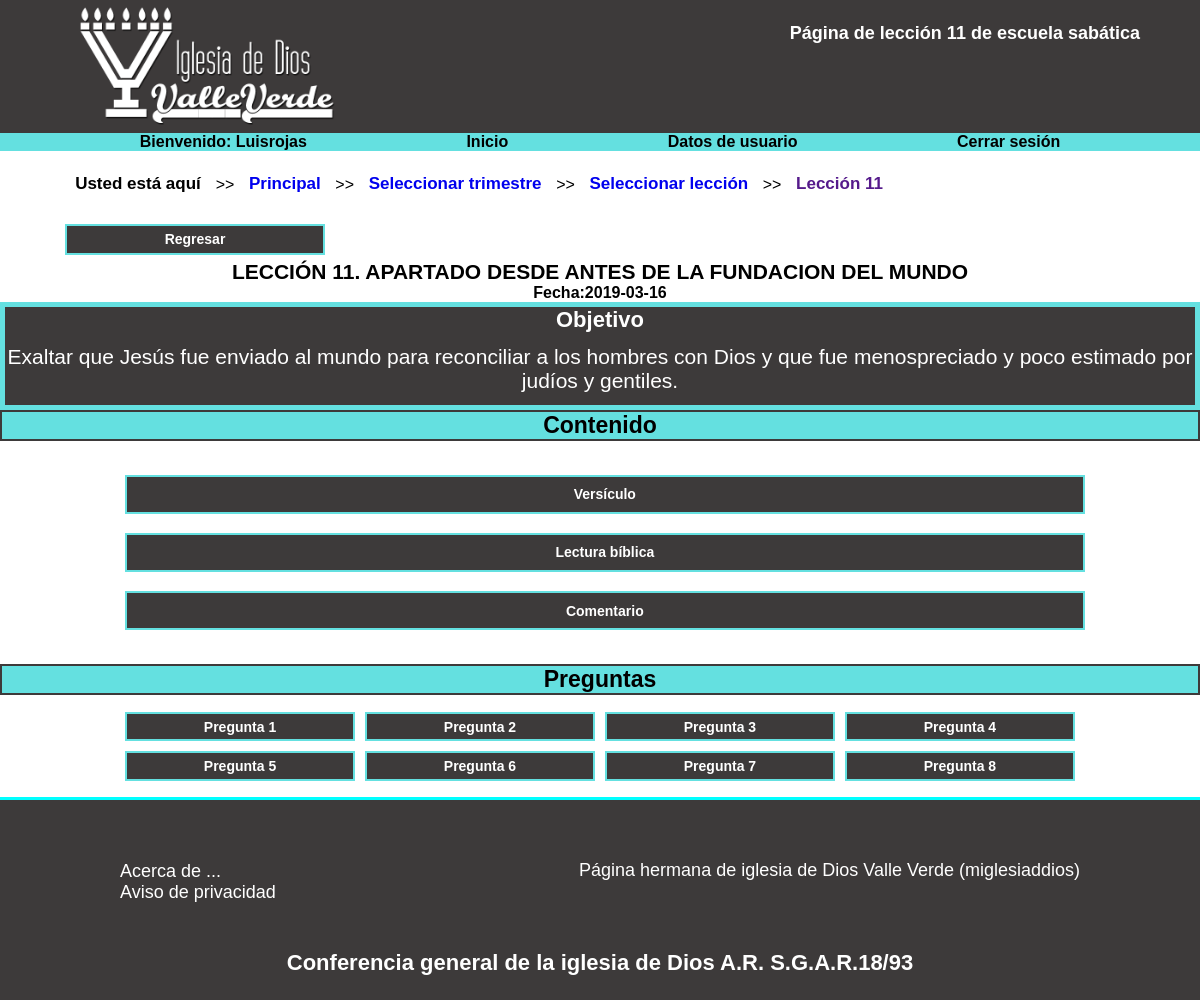
/blog-escuela-sabatica/escuela-adultos/trimestres/1er-trimestre-2019/leccion11/leccion11.php (signed in), run on the app's committed database.
### tables this page shows
CREATE TABLE `lecciones_adultos` (
  `titulo_lecciones_adultos` varchar(250) NOT NULL,
  `datos_trimestre` varchar(60) NOT NULL
);

CREATE TABLE `fecha_leccion` (
  `id_fecha_leccion` int(11) NOT NULL,
  `fecha` date NOT NULL,
  `titulo_lecciones_adultos` varchar(250) NOT NULL
);

CREATE TABLE `objetivo_adultos` (
  `id_objetivo_adultos` int(11) NOT NULL,
  `objetivo_adultos` text NOT NULL,
  `titulo_lecciones_adultos` varchar(250) NOT NULL
);

### blog-escuela-sabatica/escuela-adultos/trimestres/1er-trimestre-2019/leccion11/consultas/consulta11.php (called while the page is built, shortened)
<?php
$leccion                             = "SELECT * FROM lecciones_adultos WHERE titulo_lecciones_adultos='LECCIÓN 11. APARTADO DESDE ANTES DE LA FUNDACION DEL MUNDO'";
$resultadoleccion                    = mysqli_query($conexion, $leccion);
$registroleccion                     = mysqli_fetch_assoc($resultadoleccion);
$fecha                               = "SELECT * FROM fecha_leccion WHERE titulo_lecciones_adultos='LECCIÓN 11. APARTADO DESDE ANTES DE LA FUNDACION DEL MUNDO'";
$resultadofecha                      = mysqli_query($conexion, $fecha);
$registrofecha                       = mysqli_fetch_assoc($resultadofecha);
$objetivo                            = "SELECT * FROM objetivo_adultos WHERE titulo_lecciones_adultos='LECCIÓN 11. APARTADO DESDE ANTES DE LA FUNDACION DEL MUNDO'";
$resultadoobjetivo                   = mysqli_query($conexion, $objetivo);
$registroobjetivo                    = mysqli_fetch_assoc($resultadoobjetivo);
?>

### blog-escuela-sabatica/escuela-adultos/trimestres/1er-trimestre-2019/leccion11/leccion11.php (the view, shortened to what this page needs)
<?php
include "../../../../conexion-blog.php";
include "consultas/consulta11.php";
?>
<!DOCTYPE html>
<html lang="es-MX">
   <head>
      <link rel="stylesheet" href="../../css/estilos-leccion1.css">
   </head>
   <body>
      <div class="contenedor-filas-columnas">
         <header>
            <div class="caja-header">
               <div class="imagen-header">
                  <a href="../../../principal-blog.php"><img class="logo" src="../../../../../imagenes/logo_iglesia_de_dios_valle_verde.png" alt="iglesia-de-dios-valle-verde-escuela-sabatica"></a>
               </div>
               <div class="titulo-header">
                  <a href="">
                     <h1 class="h1-header">Página de lección 11 de escuela sabática</h1>
                  </a>
               </div>
            </div>
         </header>
         <div class="columna-nav">
            <nav class="menu">
               <ul>
                  <li>
                     <a href="">
                        <h3>Bienvenido: <?php
                           echo $_SESSION['nombre_usuario'];
                           ?></h3>
                     </a>
                  </li>
                  <li>
                     <a href="../../../principal-blog.php">
                        <h3>Inicio</h3>
                     </a>
                  </li>
                  <li>
                     <a href="../../../datos-usuario.php">
                        <h3>Datos de usuario</h3>
                     </a>
                  </li>
                  <li>
                     <a href="../../../cerrar-sesion.php">
                        <h3>Cerrar sesión</h3>
                     </a>
                  </li>
               </ul>
            </nav>
         </div>
         <div class="columnamapa">
            <div class="mapa">
               <ul>
                  <li class="amapa">Usted está aquí
                  </li>
                  <label>>></label>
                  <li><a  class="amapa" href="../../../principal-blog.php">Principal</a>
                  </li>
                  <label>>></label>
                  <li><a  class="amapa" href="../../../escuelas-trimestres.php">Seleccionar trimestre</a>
                  </li>
                  <label>>></label>
                  <li><a  class="amapa" href="../../../lecciones.php">Seleccionar lección</a>
                  </li>
                  <label>>></label>
                  <li><a  class="amapa" href="">Lección 11</a>
                  </li>
               </ul>
            </div>
         </div>
         <div class="boton_regresar">
         <a href="../../../lecciones.php"><button class="span_pregunta">Regresar</button></a>
         </div>
         <div class="principal1">
            <h2 class="h2_titulo_principal"><?php
               echo ($registroleccion['titulo_lecciones_adultos']);
               ?></h2>
            <h3 class="h3fecha">Fecha:<?php
               echo ($registrofecha['fecha']);
               ?></h3>
            <div class="objetivo">
                  <h4 class="h4tituloobjetivo">Objetivo</h4>
                  <p class="particleobjetivo"><?php
                     echo ($registroobjetivo['objetivo_adultos']);
                     ?></p>
               </div>
               <h2 class="h2preguntas">Contenido</h2>
<div class="div_preguntas_botones2">
	<a href='javascript:seleccion1(9);'><button class="span_pregunta2">Versículo</button></a>
	<a href='javascript:seleccion1(10);'><button class="span_pregunta2">Lectura bíblica</button></a>
<a href='javascript:seleccion1(11);'><button class="span_pregunta2">Comentario</button></a>
</div>
               <h2 class="h2preguntas">Preguntas</h2>
<div class="div_preguntas_botones">
	<a href='javascript:seleccion(1);'><button class="span_pregunta">Pregunta 1</button></a>
	<a href='javascript:seleccion(2);'><button class="span_pregunta">Pregunta 2</button></a>
   <a href='javascript:seleccion(3);'><button class="span_pregunta">Pregunta 3</button></a>
   <a href='javascript:seleccion(4);'><button class="span_pregunta">Pregunta 4</button></a>
   <a href='javascript:seleccion(5);'><button class="span_pregunta">Pregunta 5</button></a>
   <a href='javascript:seleccion(6);'><button class="span_pregunta">Pregunta 6</button></a>
   <a href='javascript:seleccion(7);'><button class="span_pregunta">Pregunta 7</button></a>
<a href='javascript:seleccion(8);'><button class="span_pregunta">Pregunta 8</button></a>
</div>
		 </div>
          <footer>
            <div class="columna-footer">
               <ul class="ul-footer">
                  <li><a class="a-footer" href="../../../../../contenidos/acerca-de.html">Acerca de ...</a></li>
                  <li><a class="a-footer" href="../../../../../contenidos/aviso-de-privacidad.html">Aviso de privacidad</a></li>
               </ul>
               <p class="pfooter-1"><a class="link-footer" href="https://miglesiaddios.jimdo.com/" target="_blank">Página hermana de iglesia de Dios Valle Verde (miglesiaddios)</a></p>
               <p class="pfooter">Conferencia general de la iglesia de Dios A.R. S.G.A.R.18/93</p>
            </div>
         </footer>
      </div>
   </body>
</html>

### data on the page
lecciones_adultos: titulo_lecciones_adultos "LECCIÓN 11. APARTADO DESDE ANTES DE LA FUNDACION DEL MUNDO"
fecha_leccion: fecha "2019-03-16"
objetivo_adultos: objetivo_adultos "Exaltar que Jesús fue enviado al mundo para reconciliar a los hombres con Dios y que fue menospreciado y poco estimado por judíos y gentiles."

### other printed values
$_SESSION['nombre_usuario'] "Luisrojas"
